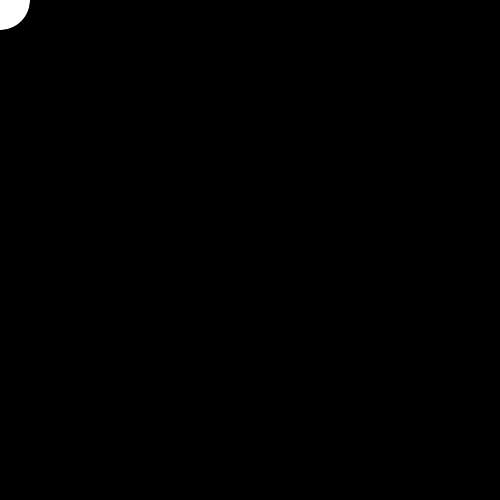
Frame 1 (no input)
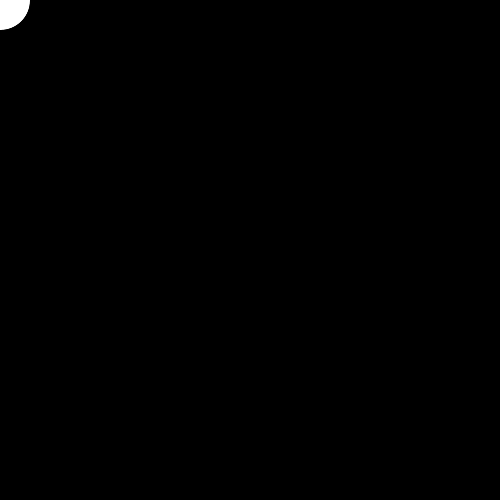
Frame 60 (the mouse pressed at the canvas centre just before this capture)
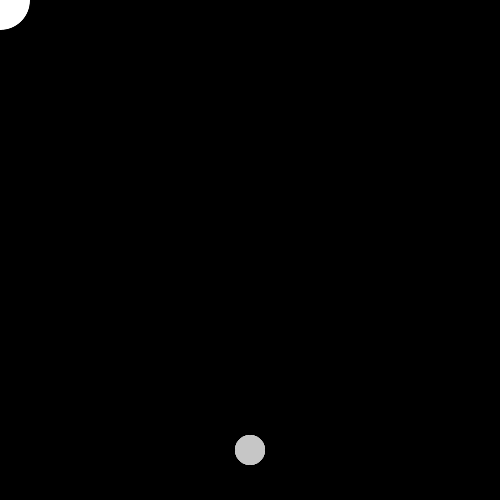
Frame 120 (the mouse held since frame 60 and released just before this capture)

The Processing sketch that drew these frames (run headless with seeded random() and noise(); from frame 60 on, the mouse is pressed at the canvas centre):

// Processing sketch: processing_28047
// ── processing_28047.pde

/* Mut – Angst, Laura Dreßler, HTW Berlin */
 
int x = 500;
int y = 500;
  
void setup() {
 size(500, 500);
 smooth();
background(0);

}
 
void draw() {
if(mousePressed){
   noStroke();  
   fill(200,20);
   ellipse(mouseX, 450, 30, 30);

  }
  
  else{
   stroke(1); 
   fill(255);
   ellipse(mouseX, mouseY, 60, 60);
  }


}
